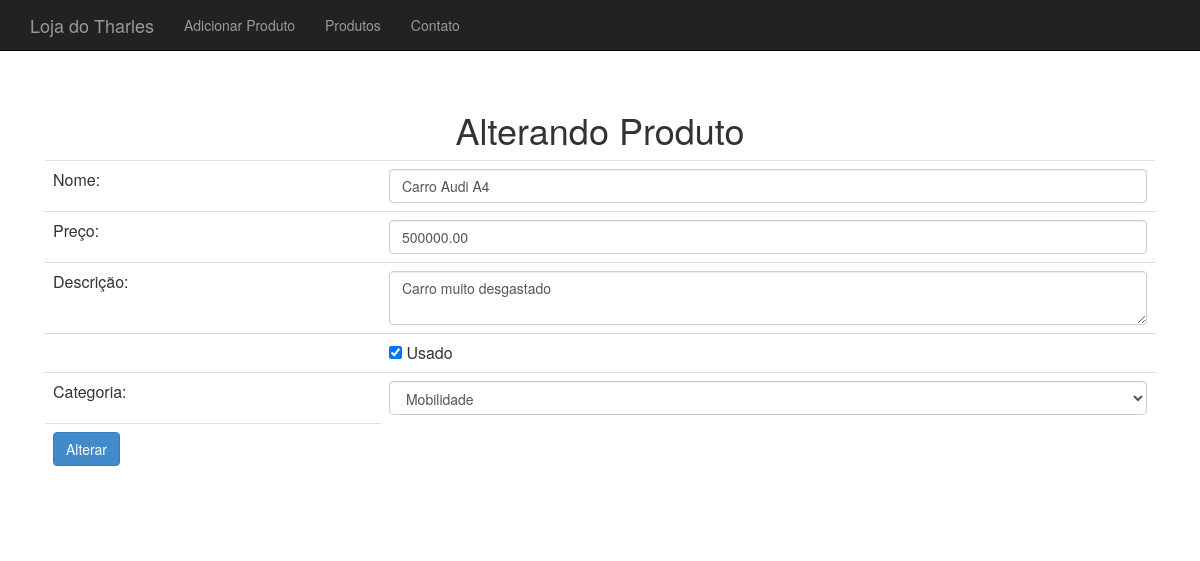
/produto-altera-formulario.php?id=11, run on the app's committed database.
### tables this page shows
CREATE TABLE `produtos` (
  `id` int(11) NOT NULL,
  `nome` varchar(255) DEFAULT NULL,
  `preco` decimal(10,2) DEFAULT NULL,
  `descricao` text,
  `categoria_id` int(11) DEFAULT NULL,
  `usado` tinyint(1) DEFAULT '0'
);

### banco-produto.php (called while the page is built, shortened)
<?php
function busca_produto($conexao, $id)
{
  $query = "SELECT * FROM produtos WHERE ID = {$id}";
  $resultado = mysqli_query($conexao, $query);
  return mysqli_fetch_assoc($resultado);
}

### banco-categoria.php (called while the page is built, shortened)
<?php
function lista_categorias($conexao) {
  $categorias = [];
  $query = "SELECT * FROM categorias";
  $resultado = mysqli_query($conexao, $query);
  while($categoria = mysqli_fetch_assoc($resultado)) {
    array_push($categorias, $categoria);
  }
  return $categorias;
}

### produto-formulario-base.php (the view)
<tr>
  <td>Nome:</td>
  <td><input class="form-control" type="text" id="nome" name="nome" value="<?= $produto['nome'] ?>"></td>
</tr>
<tr>
  <td>Preço:</td>
  <td><input class="form-control" type="number" id="preco" name="preco" value="<?= $produto['preco'] ?>"></td>
</tr>
<tr>
  <td>Descrição:</td>
  <td><textarea name="descricao" class="form-control"><?= $produto['descricao'] ?></textarea></td>
</tr>
<tr>
  <td></td>
  <td><input type="checkbox" name="usado" <?= $usado ?> value="true"> Usado</td>
</tr>
<tr>
  <td>Categoria:</td>
  <td>
    <select name="categoria_id" class="form-control">
      <?php foreach ($categorias as $categoria):
        $categoriaCorreta = $produto['categoria_id'] == $categoria[id];
        $selecao = $categoriaCorreta ? "selected='selected'" : "";
        ?>
        <option value="<?= $categoria['id'] ?> " <?= $selecao ?>>
          <?= $categoria['nome'] ?><br>
        </option>
      <?php endforeach; ?>
    </select>
  </td>
</tr>

### css/loja.css (style rules this page uses)
body { padding-top: 50px; }

### data on the page
produtos: nome "Carro Audi A4", preco "500000.00", descricao "Carro muito desgastado"

### other printed values
form field categoria_id "Mobilidade"
